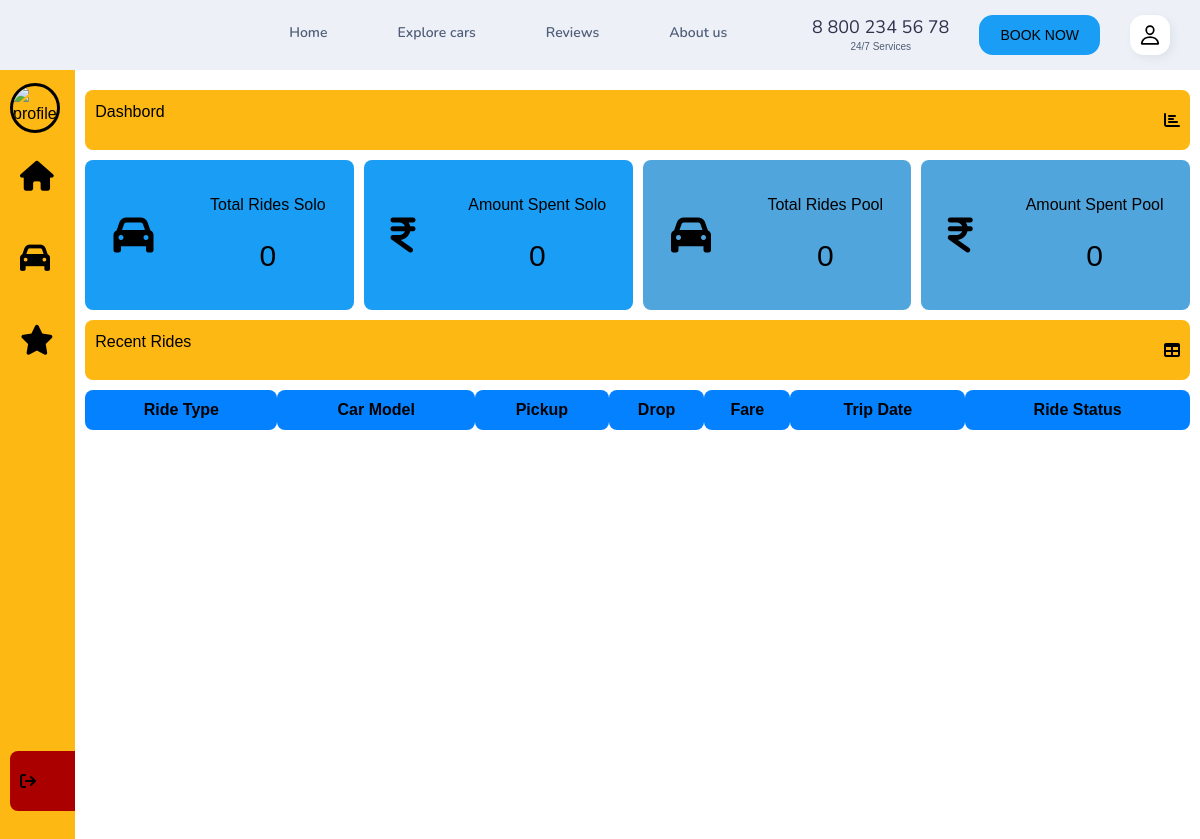
The page /userindex (signed in) on the database as committed earlier.
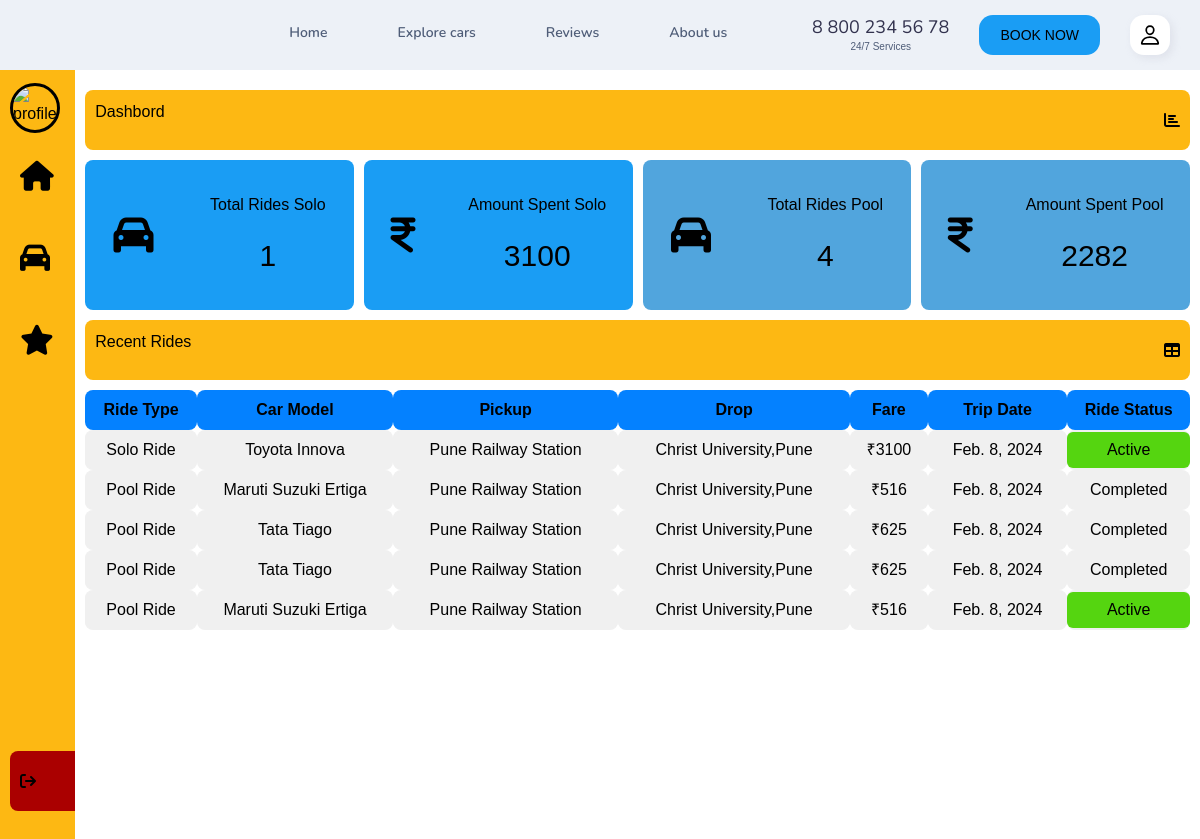
The same page on the database as committed later.
### cab_booking/models.py (models this page shows)
class BookingDetails(models.Model):
    bookingID = models.UUIDField(auto_created=True, primary_key=True, default=uuid.uuid4)
    carID = models.TextField(max_length=10, blank=False)
    start_location = models.TextField(max_length=50, blank=False)
    end_location = models.TextField(max_length=50, blank=False)
    booking_time = models.DateField(default=datetime.datetime.now())
    booking_fare = models.IntegerField(blank=False)
    trip_date = models.DateField(default=datetime.datetime.now())
    userID = models.IntegerField(blank=False, default=0)
    rideStatus = models.IntegerField(blank=False,default=0) #0 Completed, 1 Active

class carsAvailable(models.Model):
    carID = models.TextField(max_length=10,blank=False,primary_key=True)
    carModel = models.TextField(max_length=30,blank=False)
    carCapacity = models.IntegerField(blank=False)
    carNumber = models.TextField(max_length=20,blank=False, default = 0)

class poolRideBooking(models.Model):
    bookingID = models.UUIDField(auto_created=True, primary_key=True, default=uuid.uuid4)
    carID = models.TextField(max_length=10, blank=False)
    carCapacity = models.IntegerField(blank=False,default=4)
    start_location = models.TextField(max_length=50, blank=False)
    end_location = models.TextField(max_length=50, blank=False)
    booking_time = models.DateField(default=datetime.datetime.now())
    booking_fare_pu = models.IntegerField(blank=False)
    trip_date = models.DateField(default=datetime.datetime.now())
    userID = models.IntegerField(blank=False, default=0)
    rideStatus = models.IntegerField(blank=False,default=0) #0 Completed, 1 Active
    seats_booked = models.IntegerField(blank=False,default=0)

### user_dashboard/views.py (the view, shortened to what this page needs)
# urls.py: path('userindex',userIndex,name='userindex'),
def userIndex(request):
    if request.user and not request.user.is_staff:
        user_id=request.user.id
        userObj=User.objects.get(id=user_id)
        bookingDetail = BookingDetails.objects.filter(userID=user_id)
        amountSpent = BookingDetails.objects.filter(userID=user_id).values_list('booking_fare',flat=True)
        poolBookingDetail = poolRideBooking.objects.filter(userID=user_id)
        amountSpent_pool = poolRideBooking.objects.filter(userID = user_id).values_list('booking_fare_pu',flat=True)
        totalAmount =0
        rideCount=0
        for i in amountSpent:
            totalAmount+=i
            rideCount+=1
        totalpoolamount = 0
        rideCount_pool = 0
        for i in amountSpent_pool:
            totalpoolamount+=i
            rideCount_pool+=1
        availCar = carsAvailable.objects.all()
        return render(request, "user_dashboard/userIndex.html",{'user':userObj,
                                                                'bookings':bookingDetail,
                                                                'cars':availCar,
                                                                'totalAmount':totalAmount,
                                                                'rideCount':rideCount,
                                                                'poolride':poolBookingDetail,
                                                                'totalpoolamount':totalpoolamount,
                                                                'ridepoolcount':rideCount_pool})

### templates/user_dashboard/userIndex.html (shortened to what this page needs)
{% extends 'base.html' %} {% load static %} {%block extrahead %}
<link rel="stylesheet" href="{% static 'css/userStyle.css' %}" />
{% endblock extrahead %} {% block content %} {% csrf_token %}
<div class="menu">
  <ul>
    <li class="profile">
      <div class="img-box">
      </div>
    </li>
    <li>
      <a href="#">
        <i class="fas fa-home"></i>
      </a>
    </li>
    <li>
      <a href="#">
        <i class="fa-solid fa-car"></i>
      </a>
    </li>
    <li>
      <a href="#">
        <i class="fa-solid fa-star"></i>
      </a>
    </li>
    <li>
      <form method="POST" action="/signout" class="log-out">
        <button type="submit" id="signout" name="signout" style="height: 60px; width: 170px;">
          <i class="fas fa-sign-out"></i>
        </button>
      </form>
    </li>
  </ul>
</div>
<div class="content">
  <div class="title-info">
    <p>Dashbord</p>
    <i class="fas fa-chart-bar"></i>
  </div>
  <div class="data-info">
    <div class="box">
      <i class="fa-solid fa-car"></i>
      <div class="data">
        <p>Total Rides Solo</p>
        <span>{{rideCount}}</span>
      </div>
    </div>
    <div class="box">
      <i class="fa-solid fa-indian-rupee-sign"></i>
      <div class="data">
        <p>Amount Spent Solo</p>
        <span>{{totalAmount}}</span>
      </div>
    </div>
    <div class="box" style="background-color:#51a5dd;">
      <i class="fa-solid fa-car"></i>
      <div class="data">
        <p>Total Rides Pool</p>
        <span>{{ridepoolcount}}</span>
      </div>
    </div>
    <div class="box" style="background-color:#51a5dd;">
      <i class="fa-solid fa-indian-rupee-sign"></i>
      <div class="data">
        <p>Amount Spent Pool</p>
        <span>{{totalpoolamount}}</span>
      </div>
    </div>
  </div>
  <div class="title-info">
    <p>Recent Rides</p>
    <i class="fas fa-table"></i>
  </div>
  <table>
    <thead>
      <tr>
        <th>Ride Type</th>
        <th>Car Model</th>
        <th>Pickup</th>
        <th>Drop</th>
        <th>Fare</th>
        <th>Trip Date</th>
        <th>Ride Status</th>
      </tr>
    </thead>
    {% for booking in bookings %}
    <tbody>
      <tr>
        <td><span class="distance">Solo Ride</span></td>
        {% for car in cars %}
        {% if booking.carID == car.carID %}
        <td>{{car.carModel}}</td>
        {% endif %} {% endfor %}
        <td><span class="distance">{{booking.start_location}}</span></td>
        <td><span class="distance">{{booking.end_location}}</span></td>
        <td><span class="fare">₹{{booking.booking_fare}}</span></td>
        <td><span class="fare">{{booking.trip_date}}</span></td>
        {% if booking.rideStatus is 1 %}
        <td><span class="fare" style="background-color:#55d510;">Active</span></td>
        {% else %}
        <td><span class="fare">Completed</span></td>
        {% endif %}
      </tr>
    </tbody>
    {%endfor%}
    {% for booking in poolride %}
    <tbody>
      <tr>
        <td><span class="distance">Pool Ride</span></td>
        {% for car in cars %}
        {% if booking.carID == car.carID %}
        <td>{{car.carModel}}</td>
        {% endif %} {% endfor %}
        <td><span class="distance">{{booking.start_location}}</span></td>
        <td><span class="distance">{{booking.end_location}}</span></td>
        <td><span class="fare">₹{{booking.booking_fare_pu}}</span></td>
        <td><span class="fare">{{booking.trip_date}}</span></td>
        {% if booking.rideStatus is 1 %}
        <td><span class="fare" style="background-color:#55d510;">Active</span></td>
        {% else %}
        <td><span class="fare">Completed</span></td>
        {% endif %}
      </tr>
    </tbody>
    {%endfor%}
  </table>
</div>
{% endblock content %}

Rows that differ between the two databases and show on the page:
added BookingDetails: start_location "Pune Railway Station", end_location "Christ University,Pune", booking_fare "3100", trip_date "Feb. 8, 2024", rideStatus "Active"
now on this page (row unchanged): carsAvailable: carModel "Toyota Innova", shown under "Pune Railway Station"
added poolRideBooking: start_location "Pune Railway Station", end_location "Christ University,Pune", booking_fare_pu "516", trip_date "Feb. 8, 2024", rideStatus "Completed"
now on this page (row unchanged): carsAvailable: carModel "Maruti Suzuki Ertiga", shown under "Pune Railway Station"
added poolRideBooking: start_location "Pune Railway Station", end_location "Christ University,Pune", booking_fare_pu "625", trip_date "Feb. 8, 2024", rideStatus "Completed"
now on this page (row unchanged): carsAvailable: carModel "Tata Tiago"
added poolRideBooking: start_location "Pune Railway Station", end_location "Christ University,Pune", booking_fare_pu "625", trip_date "Feb. 8, 2024", rideStatus "Completed"
added poolRideBooking: start_location "Pune Railway Station", end_location "Christ University,Pune", booking_fare_pu "516", trip_date "Feb. 8, 2024", rideStatus "Active"
now on this page (row unchanged): carsAvailable: carModel "Maruti Suzuki Ertiga", shown under "Pune Railway Station"
Other text that changed with them:
{{ rideCount }}: "0" → "1"
{{ totalAmount }}: "0" → "3100"
{{ ridepoolcount }}: "0" → "4"
{{ totalpoolamount }}: "0" → "2282"
